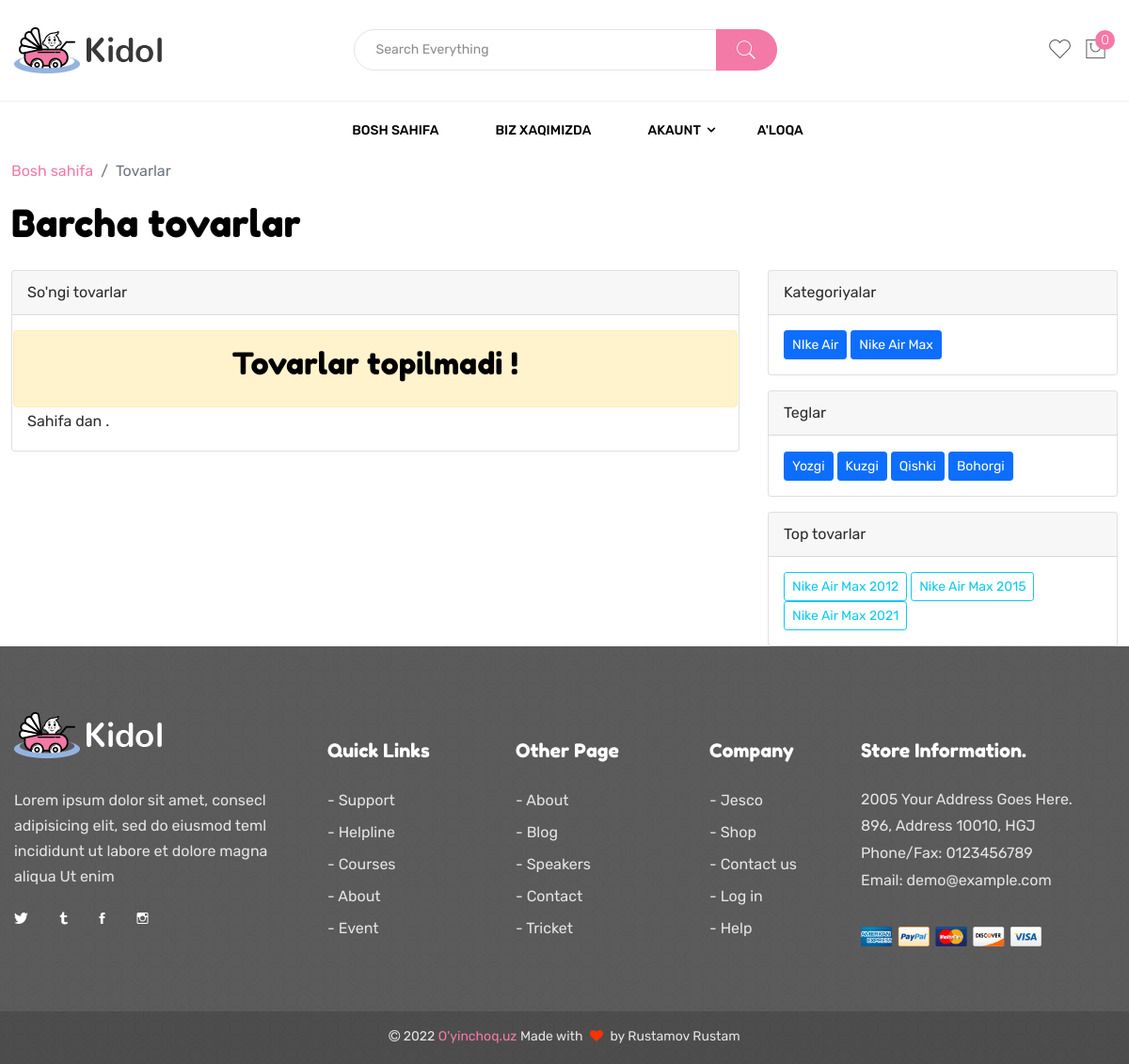
/category/nike-air/, run on the app's committed database.
### shop/models.py (models this page shows, shortened)
class Category(models.Model):
	name = models.CharField('Nomi',max_length=150,)
	slug = models.SlugField('*',max_length=150, unique=True)
	def get_absolute_url(self):
		return reverse('shop:category_detail', kwargs={'category_slug':self.slug})

class Tag(models.Model):
	name = models.CharField('Nomi',max_length=150,)
	slug = models.SlugField('*',max_length=150, unique=True)
	def get_absolute_url(self):
		return reverse('shop:tag_detail', kwargs={'tag_slug':self.slug})

class Product(models.Model):
	name = models.CharField('Nomi',max_length=250)
	slug = models.SlugField('*',max_length=250,unique=True)
	category = models.ForeignKey(Category, on_delete=models.CASCADE, related_name='products')
	tag = models.ManyToManyField(Tag, related_name='product_tags')
	image = models.ImageField('Rasmi', upload_to='product_images/')
	color = models.CharField('Rangi',max_length=50)
	other_colors = models.ManyToManyField(Colors, related_name='other_colors')
	price = models.PositiveIntegerField('Narxi',default=0)
	old_price = models.PositiveIntegerField('Avvalgi Narxi',default=0)
	description = models.TextField('Tovar haqida')
	instock = models.BooleanField('Bor / Yok', default=True)
	count = models.PositiveIntegerField('Soni', default=1)

### shop/views.py (the view)
# urls.py: path('category/<slug:category_slug>/', views.categoryDetail,name='category_detail'),
def categoryDetail(request,category_slug):
	category = get_object_or_404(Category,slug=category_slug)
	products = Product.objects.filter(category=category)
	context = {
		'products':products,
	}
	return render(request, 'product_list.html', context)

### shop/context_pro.py (called while the page is built)
def view_all(request):
	try:
		cart = Cart.objects.get(id=request.session.get('user_cart_id'))
	except:
		cart = {'notfound': "Products not found!"}
	context = {
		'categories':Category.objects.all(),
		'tags':Tag.objects.all(),
		'cart':cart,
		'random_products':Product.objects.all().order_by('?')
	}
	return context

### templates/product_list.html (shortened to what this page needs)
{% extends "wrapper.html" %}
{% load static %}
{% block content %}
      <div class="adminx-content">
        <div class="adminx-main-content">
          <div class="container-fluid">
            <nav aria-label="breadcrumb" role="navigation">
              <ol class="breadcrumb adminx-page-breadcrumb">
                <li class="breadcrumb-item"><a href="#">Bosh sahifa</a></li>
                <li class="breadcrumb-item active" aria-current="page">Tovarlar</li>
              </ol>
            </nav>
            <div class="pb-3">
              <h1>Barcha tovarlar</h1>
            </div>
            <div class="row">
              <div class="col-lg-8">
                <div class="card">
                  <div class="card-header d-flex justify-content-between align-items-center">
                    <div class="card-header-title">So'ngi tovarlar</div>
                  </div>
                  <div class="card-body collapse show" id="card1">
                      <div class="row">
                        {% if products %}
                        {% for product in products %}
                        <div class="col-sm-4">
                          <div class="card">
                                <a href="{% url 'shop:product_detail' product.id %}">
                                       <img src="{{product.image.url}}" alt="" class="card-img-top">
                                   </a>
                              <div class="card-body">
                                <a href="{% url 'shop:product_detail' product.id %}" >
                                  <h5>{{product.name}}<i data-feather="arrow-right"></i></h5>
                                </a>
                            </div>
                          </div>
                        </div>
                        {% endfor %}
                            <br>
                        {% else %}
                           <div class="alert alert-warning text-center m-auto">
                              <h2>Tovarlar topilmadi !</h2>
                            </div>
                        {% endif %}
                      </div>
                    <div class="row">
                      <div class="col-sm-12">
                          <div class="pagination">
                            <span class="step-links">
                                <span class="current">
                                    Sahifa {{ page_obj.number }} dan {{ page_obj.paginator.num_pages }}.
                                </span>
                            </span>
                        </div>
                      </div>
                    </div>
                  </div>
                </div>
              </div>
              <div class="col-lg-4">
                 <div class="card">
                  <div class="card-header">
                    Kategoriyalar
                  </div>
                  <div class="card-body">
                     {% for cat in categories %}
                      <a href="{{cat.get_absolute_url}}">
                        <span class="btn btn-primary btn-sm text-decoration-none">{{cat.name}}</span>
                      </a>
                      {% endfor %}
                  </div>
                </div>
                <div class="card mt-3">
                  <div class="card-header">
                    Teglar
                  </div>
                  <div class="card-body">
                     {% for tag in tags %}
                     <a href="{{ tag.get_absolute_url }}">
                       <span class="btn btn-primary btn-sm text-decoration-none">{{tag.name}}</span>
                     </a>
                      {% endfor %}
                  </div>
                </div>
                 <div class="card mt-3">
                  <div class="card-header">
                    Top tovarlar
                  </div>
                  <div class="card-body">
                     {% for tag in random_products %}
                     <a href="{% url 'shop:product_detail' tag.id %}">
                       <span class="btn btn-outline-info btn-sm text-decoration-none">{{tag.name}}</span>
                     </a>
                      {% endfor %}
                  </div>
                </div>
              </div>
            </div>
          </div>
        </div>
      </div>
    </div>
{% endblock content %}

### templates/wrapper.html (shortened to what this page needs)
{% load static %}
<!DOCTYPE html>
<html lang="zxx">
<head>
    <link href="/static/css/bootstrap.min.css" rel="stylesheet"/>
    <link href="https://cdn.jsdelivr.net/npm/bootstrap@5.1.3/dist/css/bootstrap.min.css" rel="stylesheet">
    <link href="/static/css/font-awesome.min.css" rel="stylesheet"/>
    <link href="/static/css/pe-icon-7-stroke.min.css" rel="stylesheet"/>
    <link href="/static/css/ionicons.css" rel="stylesheet"/>
    <link href="/static/css/animate.css" rel="stylesheet"/>
    <link href="/static/css/aos.css" rel="stylesheet"/>
    <link href="/static/css/jquery.fancybox.min.css" rel="stylesheet"/>
    <link href="/static/css/slicknav.css" rel="stylesheet"/>
    <link href="/static/css/swiper.min.css" rel="stylesheet"/>
    <link href="/static/css/slick.css" rel="stylesheet"/>
    <link href="/static/css/style.css" rel="stylesheet" />
</head>
<body>
<div class="wrapper page-shop-wrapper">
  <header class="header-wrapper">
    <div class="header-middle">
      <div class="container">
        <div class="row row-gutter-0 align-items-center">
          <div class="col-12">
            <div class="header-align">
              <div class="header-align-left">
                <div class="header-logo-area">
                  <a href="index.html">
                    <img class="logo-main" src="/static/img/logo.png" alt="Logo" />
                  </a>
                </div>
              </div>
              <div class="header-align-center">
                <div class="header-search-box">
                  <form action="#" method="post">
                    <div class="form-input-item">
                      <input type="text" id="search" placeholder="Search Everything">
                      <button type="submit" class="btn-src">
                        <i class="pe-7s-search"></i>
                      </button>
                    </div>
                  </form>
                </div>
              </div>
              <div class="header-align-right">
                <div class="header-action-area">
                  <div class="header-action-wishlist">
                    <button class="btn-wishlist" onclick="window.location.href='shop-wishlist.html'">
                      <i class="pe-7s-like"></i>
                    </button>
                  </div>
                  <div class="header-action-cart">
                    {% if user.is_authinticated %}
                    <a href="{% url 'cart:cart' %}">
                      <button class="btn-cart cart-icon">
                      <span class="cart-count">
                        {% if cart.total_quantity %}
                            {{ cart.total_quantity }}
                        {% else %}
                            0
                        {% endif %}
                      </span>
                      <i class="pe-7s-shopbag"></i>
                       </button>
                    </a>
                    {% else %}
                    <a href="#">
                      <button class="btn-cart cart-icon">
                      <span class="cart-count">
                        {% if cart.total_quantity %}
                            {{ cart.total_quantity }}
                        {% else %}
                            0
                        {% endif %}
                      </span>
                      <i class="pe-7s-shopbag"></i>
                       </button>
                    </a>
                    {% endif %}
                  </div>
                </div>
              </div>
            </div>
          </div>
        </div>
      </div>
    </div>
    <div class="header-area header-default sticky-header">
      <div class="container">
        <div class="row row-gutter-0 align-items-center">
          <div class="col-lg-8 sticky-md-none">
            <div class="header-navigation-area d-none d-md-block">
              <ul class="main-menu nav position-relative">
                <li><a href="index.html">Bosh Sahifa</a></li>
                <li><a href="about.html">Biz Xaqimizda</a></li>
                <li class="has-submenu"><a href="">Akaunt</a>
                </li>
                <li><a href="contact.html">A'loqa</a></li>
              </ul>
            </div>
          </div>
        </div>
      </div>
    </div>
  </header>
  {% block content %}
  {% endblock %}
  <footer class="footer-area default-style" >
    <div class="footer-main">
      <div class="container">
        <div class="row">
          <div class="col-md-5 col-lg-3">
            <div class="widget-item item-style3">
              <div class="about-widget">
                <a class="footer-logo" href="index.html">
                  <img src="/static/img/logo-light.png" alt="Logo">
                </a>
                <p>Lorem ipsum dolor sit amet, consecl adipisicing elit, sed do eiusmod teml incididunt ut labore et dolore magna aliqua Ut enim</p>
                <div class="widget-social-icons">
                  <a href="#"><i class="ion-social-twitter"></i></a>
                  <a href="#"><i class="ion-social-tumblr"></i></a>
                  <a href="#"><i class="ion-social-facebook"></i></a>
                  <a href="#"><i class="ion-social-instagram-outline"></i></a>
                </div>
              </div>
            </div>
          </div>
          <div class="col-md-3 col-lg-2">
            <div class="widget-item item-style1">
              <h4 class="widget-title">Quick Links</h4>
              <div id="dividerId-1" class="collapse widget-collapse-body">
                <nav class="widget-menu-wrap">
                  <ul class="nav-menu nav item-hover-style">
                    <li><a href="index.html">- Support</a></li>
                    <li><a href="index.html">- Helpline</a></li>
                    <li><a href="index.html">- Courses</a></li>
                    <li><a href="about.html">- About</a></li>
                    <li><a href="index.html">- Event</a></li>
                  </ul>
                </nav>
              </div>
            </div>
          </div>
          <div class="col-md-4 col-lg-2">
            <div class="widget-item item-style1">
              <h4 class="widget-title">Other Page</h4>
              <div id="dividerId-2" class="collapse widget-collapse-body">
                <nav class="widget-menu-wrap item-hover-style">
                  <ul class="nav-menu nav">
                    <li><a href="about.html">- About</a></li>
                    <li><a href="blog.html">- Blog</a></li>
                    <li><a href="index.html">- Speakers</a></li>
                    <li><a href="contact.html">- Contact</a></li>
                    <li><a href="index.html">- Tricket</a></li>
                  </ul>
                </nav>
              </div>
            </div>
          </div>
          <div class="col-md-5 col-lg-2">
            <div class="widget-item item-style2">
              <h4 class="widget-title">Company</h4>
              <div id="dividerId-3" class="collapse widget-collapse-body">
                <nav class="widget-menu-wrap item-hover-style">
                  <ul class="nav-menu nav">
                    <li><a href="index.html">- Jesco</a></li>
                    <li><a href="shop.html">- Shop</a></li>
                    <li><a href="contact.html">- Contact us</a></li>
                    <li><a href="login-register.html">- Log in</a></li>
                    <li><a href="index.html">- Help</a></li>
                  </ul>
                </nav>
              </div>
            </div>
          </div>
          <div class="col-md-7 col-lg-3">
            <div class="widget-item">
              <h4 class="widget-title">Store Information.</h4>
              <div id="dividerId-4" class="collapse widget-collapse-body">
                <p class="widget-address">2005 Your Address Goes Here. <br>896, Address 10010, HGJ</p>
                <ul class="widget-contact-info">
                  <li>Phone/Fax: <a href="tel://0123456789">0123456789</a></li>
                  <li>Email: <a href="mailto://demo@example.com">demo@example.com</a></li>
                </ul>
                <div class="widget-payment-info">
                  <div class="thumb">
                    <a href="index.html"><img src="/static/img/photos/payment1.png" alt="Image"></a>
                  </div>
                </div>
              </div>
            </div>
          </div>
        </div>
      </div>
    </div>
    <div class="footer-bottom">
      <div class="container">
        <div class="footer-bottom-content">
          <div class="row text-center">
            <div class="col-sm-12">
              <div class="widget-copyright">
                <p><i class="fa fa-copyright"></i> 2022 <span>O'yinchoq.uz </span> Made with <i class="fa fa-heart"></i> by <a target="_blank" href="https://www.hasthemes.com">Rustamov Rustam</a></p>
              </div>
            </div>
          </div>
        </div>
      </div>
    </div>
    <div class="footer-shape bg-img" data-bg-img="/static/img/photos/footer1.png"></div>
  </footer>
</body>
</html>

### data on the page
Category: name "NIke Air"
Category: name "Nike Air Max"
Tag: name "Yozgi"
Tag: name "Kuzgi"
Tag: name "Qishki"
Tag: name "Bohorgi"
Product: name "Nike Air Max 2012"
Product: name "Nike Air Max 2015"
Product: name "Nike Air Max 2021"
